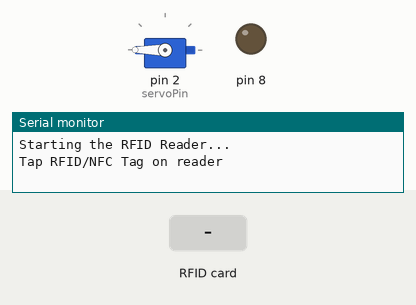
A sketch run on a simulated Arduino Uno, built with avr-gcc and run on an emulated ATmega328P. On the bench: servo, output pins drawn as LEDs (lit = HIGH), the last lines printed to the serial monitor. The test bench sets the inputs (shaded band). Pins used as bus, display or sensor lines are not drawn.

Above: at 1.2 s.
1.3 s: RFID card 82 F5 D6 4E held to the reader
At 1.7 s:
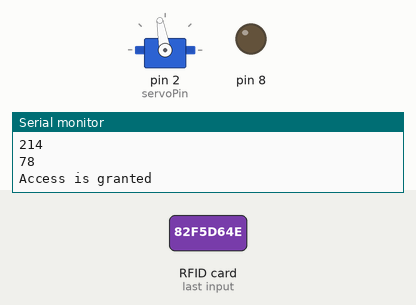
Timing chart, 0 to 12.8 s (numbered marks = the images above; inputs shaded):
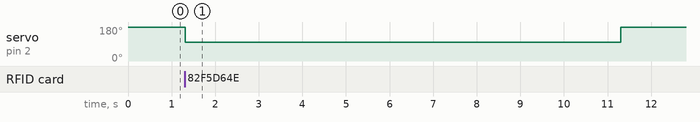

The sketch:

RFID_smart_lock.ino
```cpp
#include <Servo.h>
#include <SPI.h>
#include <MFRC522.h>
#define SS_PIN 10
#define RST_PIN 5
MFRC522 rfid(SS_PIN, RST_PIN);

int servoPin = 2;
Servo servo;

String rfidCard;
byte keyTagUID[4] = {0x82, 0xF5, 0xD6, 0x4E};

void setup() {
  Serial.begin(9600);
  Serial.println("Starting the RFID Reader...");
  SPI.begin();
  rfid.PCD_Init();
  pinMode(8, OUTPUT);
  servo.attach(servoPin);
  servo.write(180);
  Serial.println("Tap RFID/NFC Tag on reader");
}

void loop() {
//  if (rfid.isCard()) {
//    if (rfid.readCardSerial()) {
//      rfidCard = String(rfid.serNum[0]) + " " + String(rfid.serNum[1]) + " " + String(rfid.serNum[2]) + " " + String(rfid.serNum[3]);
//      Serial.println(rfidCard);
//      if (rfidCard == "87 135 174 46" || rfidCard == "35 89 142 29") {
//        servo.write(40);
//        delay(5000);
//        servo.write(150);
//      } else {
//        digitalWrite(8, HIGH);
//        delay(2000);
//        digitalWrite(8, LOW);
//      }
//    }
//    rfid.halt();
//  }
if (rfid.PICC_IsNewCardPresent()) { // new tag is available
    if (rfid.PICC_ReadCardSerial()) { // NUID has been readed
      MFRC522::PICC_Type piccType = rfid.PICC_GetType(rfid.uid.sak);
      Serial.println(rfid.uid.uidByte[0]);
      Serial.println(rfid.uid.uidByte[1]);
      Serial.println(rfid.uid.uidByte[2]);
      Serial.println(rfid.uid.uidByte[3]);

      if (rfid.uid.uidByte[0] == keyTagUID[0] &&
          rfid.uid.uidByte[1] == keyTagUID[1] &&
          rfid.uid.uidByte[2] == keyTagUID[2] &&
          rfid.uid.uidByte[3] == keyTagUID[3] ) {
        Serial.println("Access is granted");
                       servo.write(100);
        delay(10000);
        servo.write(180); // lock the door
      }
      else
      {
        Serial.print("Access denied for user with UID:");
        for (int i = 0; i < rfid.uid.size; i++) {
          Serial.print(rfid.uid.uidByte[i] < 0x10 ? " 0" : " ");
          Serial.print(rfid.uid.uidByte[i], HEX);
        }
        Serial.println();

        servo.write(180); // lock the door

//        servo.write(0);
//        delay(5000);
//        servo.write(90); // lock the door

      }

      rfid.PICC_HaltA(); // halt PICC
      rfid.PCD_StopCrypto1(); // stop encryption on PCD
    }
  }
}
```

Measured:
- after the input at 1.3 s, servo on pin 2 (servoPin): 180° → 100° at once, → 180° 10.0 s later
